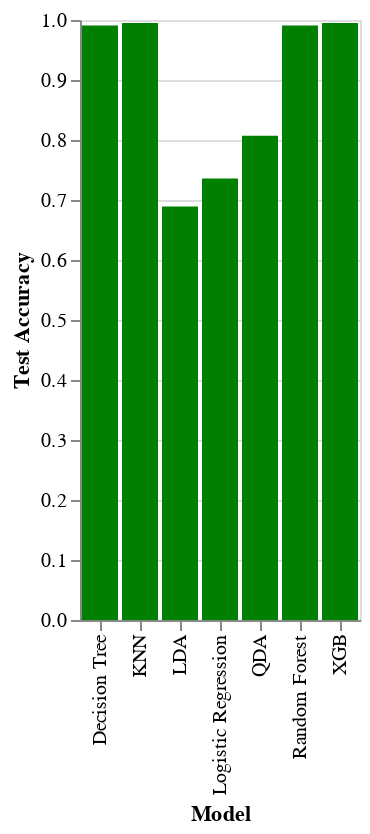

The code cell stored with this chart in its notebook:
### Code cell
test_plot=alt.Chart(all_models).mark_bar(color='Green').encode(
    x='Model:N',
    y=alt.Y('Test Accuracy:Q')
)
test_plot

### Figure 1 — Vega-Lite specification as saved in the notebook (floating-point values rounded to 4 significant figures)
{"config": {"view": {"continuousWidth": 300, "continuousHeight": 300}}, "data": {"name": "data-a251ed3808a0814a5a6a8a2b0b5aa9c6"}, "mark": {"type": "bar", "color": "Green"}, "encoding": {"x": {"field": "Model", "type": "nominal"}, "y": {"field": "Test Accuracy", "type": "quantitative"}}, "$schema": "https://vega.github.io/schema/vega-lite/v5.8.0.json", "datasets": {"data-a251ed3808a0814a5a6a8a2b0b5aa9c6": [{"Model": "Logistic Regression", "Train Accuracy": 0.799, "Test Accuracy": 0.736, "CV Accurracy": 0.754}, {"Model": "LDA", "Train Accuracy": 0.727, "Test Accuracy": 0.689, "CV Accurracy": 0.741}, {"Model": "QDA", "Train Accuracy": 0.848, "Test Accuracy": 0.807, "CV Accurracy": 0.818}, {"Model": "KNN", "Train Accuracy": 1.0, "Test Accuracy": 0.995, "CV Accurracy": 0.998}, {"Model": "Decision Tree", "Train Accuracy": 1.0, "Test Accuracy": 0.991, "CV Accurracy": 0.994}, {"Model": "Random Forest", "Train Accuracy": 1.0, "Test Accuracy": 0.991, "CV Accurracy": 0.999}, {"Model": "XGB", "Train Accuracy": 1.0, "Test Accuracy": 0.995, "CV Accurracy": 1.0}]}}
